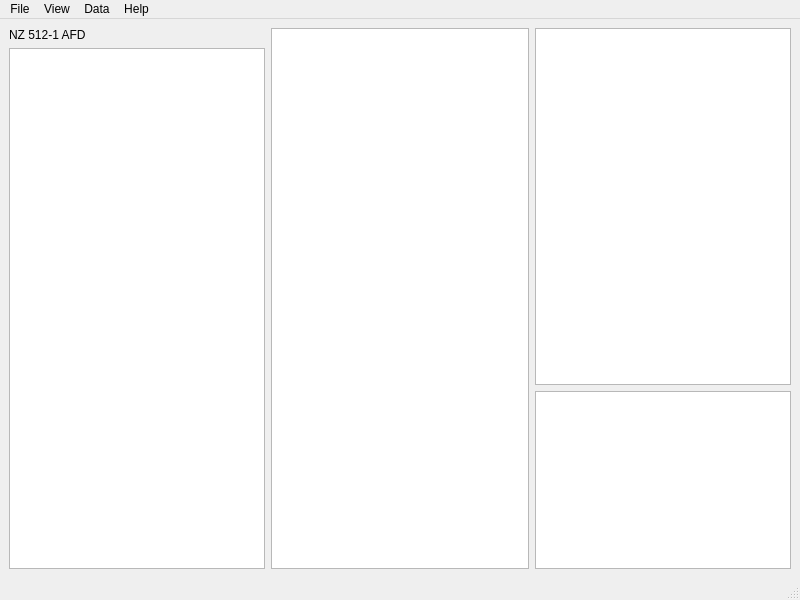
<?xml version="1.0" encoding="UTF-8"?>
<ui version="4.0">
 <class>MainWindow</class>
 <widget class="QMainWindow" name="MainWindow">
  <property name="geometry">
   <rect>
    <x>0</x>
    <y>0</y>
    <width>800</width>
    <height>600</height>
   </rect>
  </property>
  <property name="windowTitle">
   <string>MainWindow</string>
  </property>
  <widget class="QWidget" name="centralwidget">
   <layout class="QHBoxLayout" name="horizontalLayout">
    <item>
     <layout class="QVBoxLayout" name="verticalLayout" stretch="0,0">
      <item>
       <widget class="QLabel" name="datasetTitle">
        <property name="sizePolicy">
         <sizepolicy hsizetype="Preferred" vsizetype="Fixed">
          <horstretch>0</horstretch>
          <verstretch>0</verstretch>
         </sizepolicy>
        </property>
        <property name="text">
         <string>NZ 512-1 AFD</string>
        </property>
       </widget>
      </item>
      <item>
       <widget class="QListView" name="altitudeList">
        <property name="sizePolicy">
         <sizepolicy hsizetype="Minimum" vsizetype="Expanding">
          <horstretch>0</horstretch>
          <verstretch>0</verstretch>
         </sizepolicy>
        </property>
       </widget>
      </item>
     </layout>
    </item>
    <item>
     <widget class="ChartView" name="lineChart">
      <property name="sizePolicy">
       <sizepolicy hsizetype="Expanding" vsizetype="Expanding">
        <horstretch>3</horstretch>
        <verstretch>3</verstretch>
       </sizepolicy>
      </property>
     </widget>
    </item>
    <item>
     <layout class="QVBoxLayout" name="verticalLayout_2" stretch="2,0">
      <item>
       <widget class="ChartView" name="radarChart">
        <property name="sizePolicy">
         <sizepolicy hsizetype="Expanding" vsizetype="Expanding">
          <horstretch>1</horstretch>
          <verstretch>2</verstretch>
         </sizepolicy>
        </property>
       </widget>
      </item>
      <item>
       <widget class="ChartView" name="subLineChart">
        <property name="sizePolicy">
         <sizepolicy hsizetype="Expanding" vsizetype="Expanding">
          <horstretch>1</horstretch>
          <verstretch>1</verstretch>
         </sizepolicy>
        </property>
       </widget>
      </item>
     </layout>
    </item>
   </layout>
  </widget>
  <widget class="QMenuBar" name="menubar">
   <property name="geometry">
    <rect>
     <x>0</x>
     <y>0</y>
     <width>800</width>
     <height>22</height>
    </rect>
   </property>
   <widget class="QMenu" name="menuFile">
    <property name="title">
     <string>File</string>
    </property>
   </widget>
   <widget class="QMenu" name="menuView">
    <property name="title">
     <string>View</string>
    </property>
   </widget>
   <widget class="QMenu" name="menuData">
    <property name="title">
     <string>Data</string>
    </property>
   </widget>
   <widget class="QMenu" name="menuHelp">
    <property name="title">
     <string>Help</string>
    </property>
   </widget>
   <addaction name="menuFile"/>
   <addaction name="menuView"/>
   <addaction name="menuData"/>
   <addaction name="menuHelp"/>
  </widget>
  <widget class="QStatusBar" name="statusbar"/>
 </widget>
 <customwidgets>
  <customwidget>
   <class>ChartView</class>
   <extends>QGraphicsView</extends>
   <header>widgets</header>
  </customwidget>
 </customwidgets>
 <resources/>
 <connections/>
</ui>
